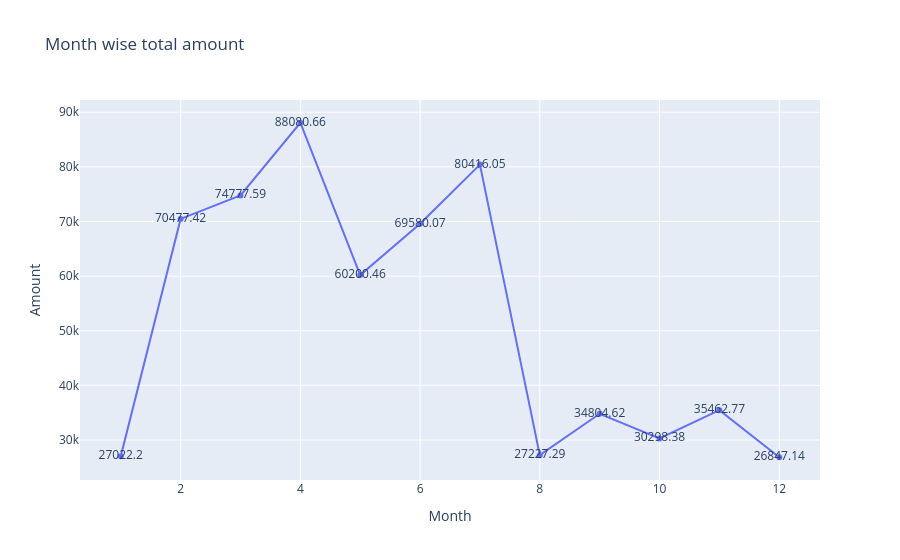

The notebook cell saved with this chart:
### Code cell
px.line(data_frame=q5,x="Month",y='Amount',text='Amount',title='Month wise total amount')

### Figure 1 — Plotly figure (JSON) as saved in the notebook; plotly's stock layout.template omitted (floating-point values rounded to 4 significant figures)
{"data": [{"hovertemplate": "Month=%{x}<br>Amount=%{text}<extra></extra>", "legendgroup": "", "line": {"color": "#636efa", "dash": "solid"}, "marker": {"symbol": "circle"}, "mode": "lines+markers+text", "name": "", "orientation": "v", "showlegend": false, "text": [27020.0, 70480.0, 74780.0, 88080.0, 60200.0, 69580.0, 80420.0, 27230.0, 34800.0, 30300.0, 35460.0, 26850.0], "type": "scatter", "x": [1, 2, 3, 4, 5, 6, 7, 8, 9, 10, 11, 12], "xaxis": "x", "y": [27020.0, 70480.0, 74780.0, 88080.0, 60200.0, 69580.0, 80420.0, 27230.0, 34800.0, 30300.0, 35460.0, 26850.0], "yaxis": "y"}], "layout": {"legend": {"tracegroupgap": 0}, "title": {"text": "Month wise total amount"}, "xaxis": {"anchor": "y", "domain": [0, 1], "title": {"text": "Month"}}, "yaxis": {"anchor": "x", "domain": [0, 1], "title": {"text": "Amount"}}}}
